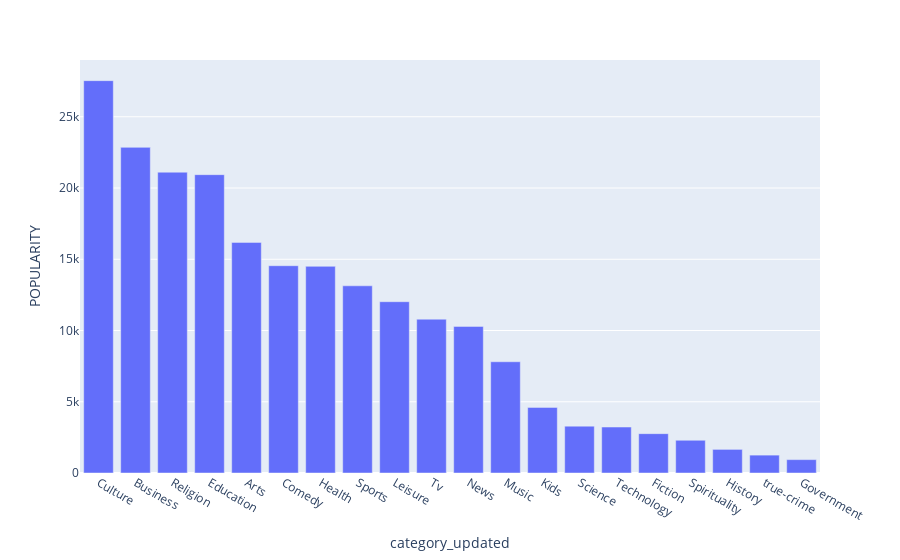

Here is the notebook cell this chart was saved with:
### Markdown cell above
checking the distinct categories

### Code cell
import plotly.express as px
df = pd.read_sql('SELECT * FROM categories', con)
df['category_updated'] = df['category'].apply(lambda x: 'Arts' if 'art' in x.lower() else
                                                           'Business' if 'business' in x.lower() else
                                                           'Culture' if 'culture' in x.lower() else
                                                           'Religion' if x in ['buddhism', 'hinduism', 'islam', 'christianity', 'judaism', 'religion-spirituality'] else
                                                           'Society' if 'society' in x.lower() else
                                                           'Fiction' if 'fict' in x.lower() else
                                                           'Education' if 'edu' in x.lower() else
                                                           'Health' if 'health' in x.lower() else
                                                           'Tv' if 'tv' in x.lower() else
                                                           'Comedy' if 'comedy' in x.lower() else
                                                           'Kids' if 'kids' in x.lower() else
                                                           'Leisure' if 'leisure' in x.lower() else
                                                           'News' if 'news' in x.lower() else
                                                           'Music' if 'music' in x.lower() else
                                                           'Science' if 'science' in x.lower() else
                                                           'Sports' if 'sport' in x.lower() else
                                                           x.capitalize() if x.isalpha() else x)

result = df.groupby(['category_updated']).agg({'category_updated': 'count'})
result.rename(columns={'category_updated': 'POPULARITY'}, inplace=True)
result = result.reset_index()
result = result.sort_values(by='POPULARITY', ascending=False)
result = result.reset_index(drop=True)

fig = px.bar(result, x='category_updated', y='POPULARITY')
iplot(fig)

### Figure 1 — Plotly figure (JSON) as saved in the notebook; plotly's stock layout.template omitted (floating-point values rounded to 4 significant figures)
{"data": [{"alignmentgroup": "True", "hovertemplate": "category_updated=%{x}<br>POPULARITY=%{y}<extra></extra>", "legendgroup": "", "marker": {"color": "#636efa", "pattern": {"shape": ""}}, "name": "", "offsetgroup": "", "orientation": "v", "showlegend": false, "textposition": "auto", "x": ["Culture", "Business", "Religion", "Education", "Arts", "Comedy", "Health", "Sports", "Leisure", "Tv", "News", "Music", "Kids", "Science", "Technology", "Fiction", "Spirituality", "History", "true-crime", "Government"], "xaxis": "x", "y": [27536, 22855, 21112, 20938, 16185, 14548, 14504, 13138, 12023, 10794, 10290, 7807, 4605, 3289, 3227, 2762, 2297, 1657, 1255, 938], "yaxis": "y", "type": "bar"}], "layout": {"barmode": "relative", "legend": {"tracegroupgap": 0}, "margin": {"t": 60}, "xaxis": {"anchor": "y", "domain": [0, 1], "title": {"text": "category_updated"}}, "yaxis": {"anchor": "x", "domain": [0, 1], "title": {"text": "POPULARITY"}}}}
